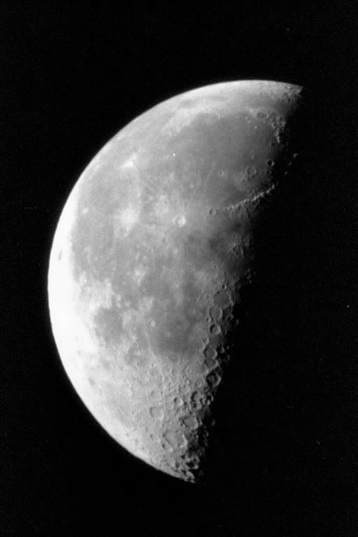
%> input picture Banco de Imagens/moon.tif, 358 x 537 px
$ octave equaliza.m   (GNU Octave 9; MATLAB toolbox functions it lacks are replaced by stand-ins)
%> lines starting %> are read from the running program, lines starting %| are printed output that depends on the picture
close all % fechar todas as janelas
clear % limpar a memória
clc
% limpa a tela da área de trabalho
A=imread('../moon.tif'); % Ler o arquivo
%> A is the input picture: size 537x358 uint8; min 0, max 253, mean 52.9
figure, imshow(A); % mostrar a imagem original
figure, imhist(A); % mostrar o histograma original
%> after `imhist(A)`:
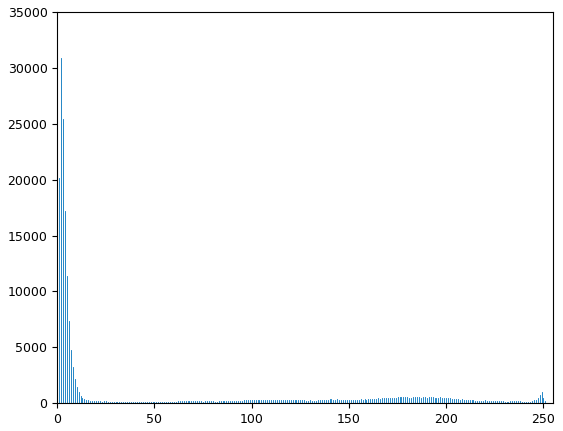
%> figure redrawn from the program's plot data; highest point at x = 2, y = 30924
B=histeq(A); % equalizar o histograma
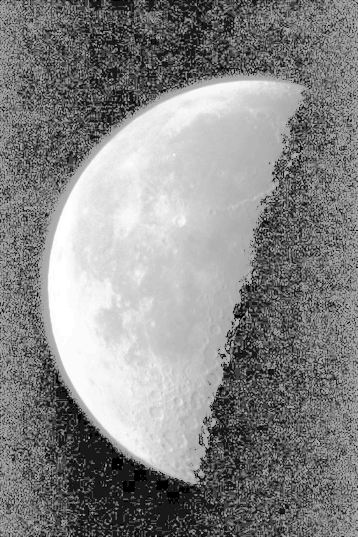
%> B: size 537x358 uint8; min 0, max 255, mean 134.1
figure, imshow(B);% mostrar a imagem equalizada
figure, imhist(B); % mostrar histograma equalizado
%> after `imhist(B)`:
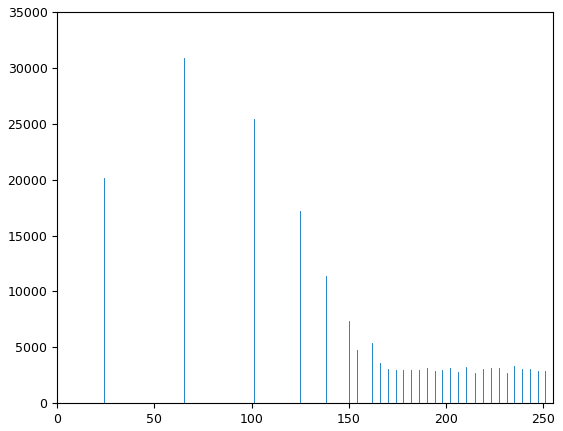
%> figure redrawn from the program's plot data; highest point at x = 65, y = 30924
